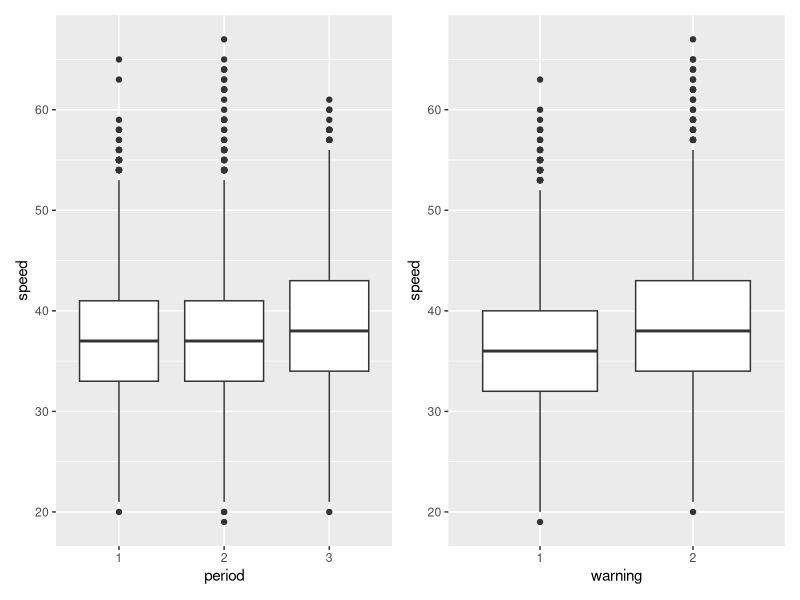
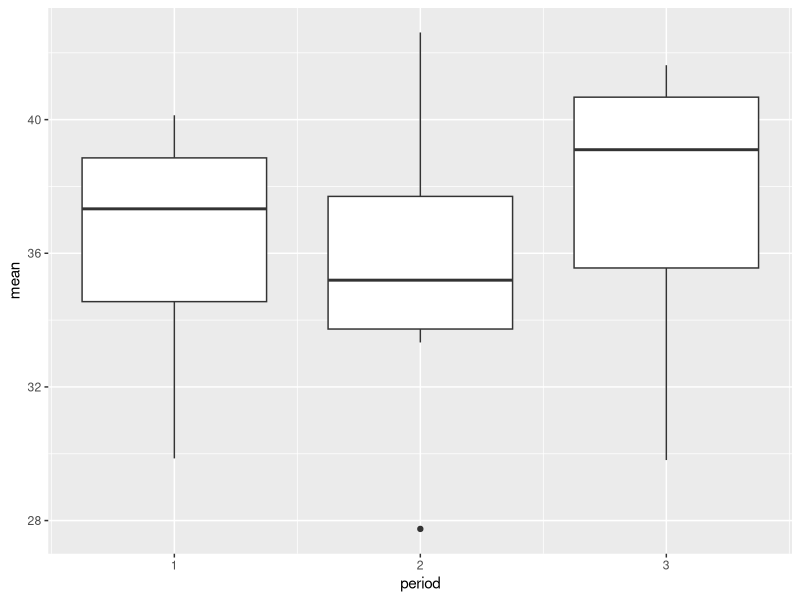
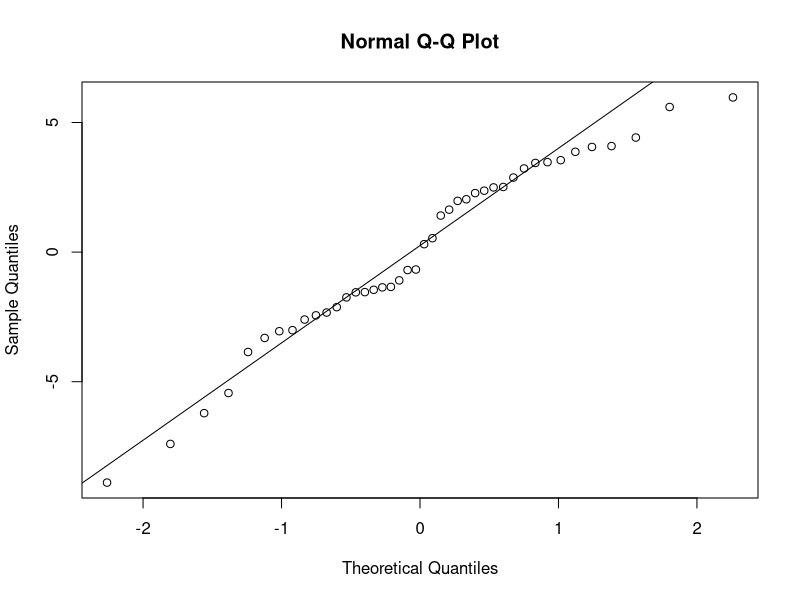
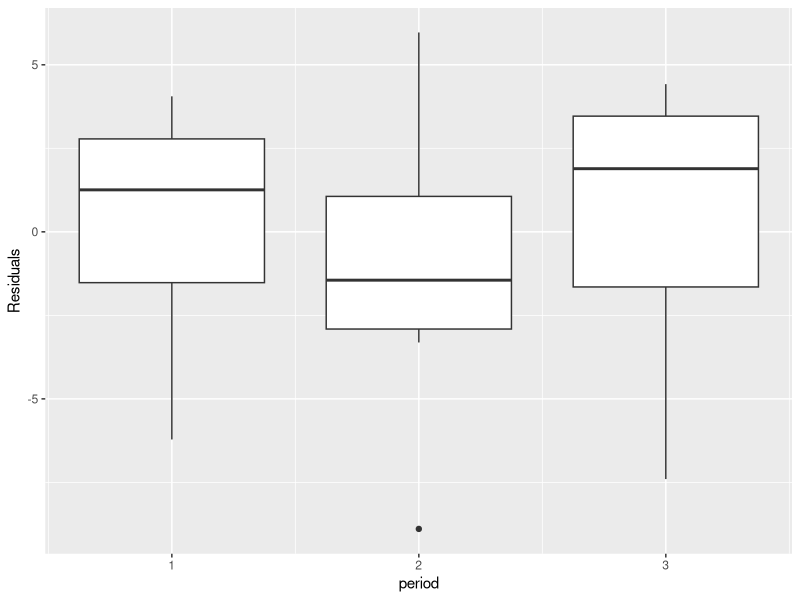

Generate these figures, in order, with R:
### Stats with R Exercise sheet 6

##########################
# ANOVA
##########################

## This exercise sheet contains the exercises that you will need to complete and 
## submit by 23:55 on Sunday, December 12. Write the code below the questions. 
## If you need to provide a written answer, comment this out using a hashtag (#). 
## Submit your homework via cms

## Please write below your (and your teammates) name, matriculation number. 

## Team: 31
## Name:Senorita Rodricks
## Matriculation number: 7015445
## Name:Shahana Mogal
## Matriculation number: 7015588
## Name:Sneha Mariam Sam
## Matriculation number: 7015831

###########################################################################################



#######################
### Exercise 1: Preparation
#######################

library(boot)
library(ggplot2)
library(dplyr)
library(car)

# This time we will be working with the "amis" data frame (package 'boot') that has 
# 8437 rows and 4 columns.

# In a study into the effect that warning signs have on speeding patterns, 
# Cambridgeshire County Council considered 14 pairs of locations. The locations were 
# paired to account for factors such as traffic, volume and type of road. One site in 
# each pair had a sign erected warning of the dangers of speeding and asking drivers 
# to slow down. No action was taken at the second site. Three sets of measurements 
# were taken at each site. 
# Each set of measurements was nominally of the speeds of 100 cars but not all sites 
# have exactly 100 measurements. These speed measurements were taken before the 
# erection of the sign, shortly after the erection of the sign, and again after 
# the sign had been in place for some time.

## a) For the further reference please use ?amis. 
## It may take some time to understand the dataset. 

?amis

## b) Load the dataset, store it into a variable called "data", and briefly inspect it. 
## Feel free to make some plots and calculate some statistics in order to understand 
## the data.

data <- amis
glimpse(data)
t.test(speed~warning, data=data)

## c) All our columns have numeric type. Convert the categorical columns to factors.

data$warning <- factor(data$warning)
data$period <- factor(data$period)
data$pair <- factor(data$pair)

str(data)

## d) Plot boxplots for the distribution of `speed` for each of the `period` values 
## (before, immediately after and after some time). Build 2 plots (each containing 3 
## boxplots) side by side depending on the `warning` variable.
## (For all plots here and below please use ggplot)

install.packages('patchwork') #because par() does not work with ggplot2 package
library(patchwork)

#DOUBT

plot1 <- ggplot(data) +
  geom_boxplot(aes(period, speed))

plot2 <- ggplot(data) +
  geom_boxplot(aes(warning, speed))

#plot3 <- ggplot(data) +
#  geom_boxplot(aes(period, warning))

plot1 + plot2

## e) What can you conclude looking at the plots? What can you say about people's 
## behaviour in different periods: before, immediately after and after some time?

## Looking at the plots, we see that there was not much of a change between the period before
## erecting the warning signs and immediately after erecting the warning signs. But after a while,
## it seems that the speed has been increasing.

## f) What are your ideas about why the data with warning==2 (sites where no sign was 
## erected) was collected?

## For places without a warning sign (warning==2), the speed has been relatively higher compared
## to the locations with the warning sign, i.e. the people have become more aware of reducing their
## speed when seeing a warning sign.

#######################
### Exercise 2: 1-way ANOVA
#######################

## a) First let's create a new data frame which will be used for all exercise 2.
## For the 1-way ANOVA we will be working with a subset of `amis` using only the 
## data for sites where warning signs were erected, which corresponds to warning==1. 
## Therefore first subset your data to filter out warning==2 and then apply group_by() and summarize() 
## to average "speed" over each "pair" and "period". 
## Assign this new data frame to the variable casted_data.

data_sub <- subset(amis, warning==1, select=c(speed, period, pair, warning))

casted_data <- data_sub %>%
  group_by(pair, period) %>%
  summarize(mean = mean(speed, na.rm = TRUE))
casted_data

## b) Build boxplots of the average speed depending on "period".

ggplot(casted_data) +
  geom_boxplot(aes(period, mean, group=period))

## c) Looking at the boxplots, is there a difference between the periods?

# Yes, both the ranges as well as the means for the periods differ. Also, there is an 
# outlier for period #2.

## d) Now we are ready to perform 1-way ANOVA: please use the function aov() on the 
## speed depending on the period and assign the result to aov1way
aov1way <- aov(mean ~ period, data = casted_data)

## Before we interpret the results, let's check the ANOVA assumptions and whether 
## they are violated or not and why.

## e) Independence assumption
## (Figure out the best way to check this assumption and give a detailed justified 
## answer to whether it is violated or not.)

# There is no formal test to verify the independence assumption. In order to check whether 
# it is satisfied, the data collection method needs to be analysed. From the data collection,
# it is obvious that each sample is independent of the other and hence there is independence
# of observations within groups. Similarly, there is independence between groups.

## f) Normality of residuals
##  First add the residuals to your casted data set, you find them in model$residuals
##  next, make a qqplot (using qqnorm() or geom_qq() ina ggplot) for the residuals and 
##  run the shapiro wilk test.

casted_data$Residuals<-aov1way$residuals

qqnorm(casted_data$Residuals)
qqline(casted_data$Residuals)

shapiro.test(casted_data$Residuals)


## g) What do you conclude from your results in f?

# From the shapiro-wilk normality test, we can see that the p-value is 0.01798 which
# is sufficiently large, which is greater than the alpha of 0.05. Hence, the null hypothesis is
# accepted which states that the data is normally distributed. From the Q-Q plot, we can say the same.


## h) Homogeneity of variance of residuals
##  First, plot the residuals by period (boxplots) to see whether variance differs between groups
##  Next, run Levene's test using the function leveneTest() (from library car) with the same syntax
##  as aov(). It indicates whether the variance is significantly different between groups (= not
##  homogeneous).

ggplot(casted_data) +
  geom_boxplot(aes(period, Residuals, group=period))


leveneTest(casted_data$mean, casted_data$period)

## i) What do you conclude from your results in h?

# The p-value for the Levene's test is 0.8383, which is larger than that of the alpha (0.05). 
# This means that the null hypothesis can't be rejected (null hyp. is that the variance between groups is same).


## j) Now we turn to the results. Look at the summary of aov1way
summary(aov1way)

## k) State your conclusion
#Instead of getting information for each coefficient, we get information for each factor. 
#Here in this case, we have the summary for the factor 'period' and the residuals (i.e. difference between mean and entered value)

## l) Please do pairwise t-tests of the same variables as in d) using pairwise.t.test().
pairwise.t.test(casted_data$mean, casted_data$period)

## m) Try to use no adjustment for pairwise testing and then the Bonferroni correction.
pairwise.t.test(casted_data$mean, casted_data$period,p.adjust.method = "none")

pairwise.t.test(casted_data$mean, casted_data$period,p.adjust.method = "bonferroni")

## n) If the results change  in m, why do they? What does Bonferroni correction do?
# The results change in m because because the 2 test are run without and with correction (Bonferroni) respectively.  
# In the Bonferroni correction, p-values are multiplied by the number of comparisons.


#######################
### Exercise 3: 2-way ANOVA
#######################
## a) Now we want to analyze the influence of 2 categorical variables 
## (period and warning) on the speed.
## So let's turn back to our initial dataset amis (not its subset with warning==1).
## First, we need to average the speed over each `pair`, `warning` and `period
## Cast your data again and assign the results to casted_data2.
casted_data2 <- amis %>%
  group_by(pair,warning, period) %>%
  summarize(mean = mean(speed, na.rm = TRUE))


## b) State the main difference between the applicability of 1-way and 2-way ANOVA.
#The main difference between the applicability of 1-way and 2-way ANOVA is that 
#in 1-way ANOVA there is only 1 independent variable used  and in 2-way ANOVA there are multiple independent variables used.


## c) Do you think, we need to include an interaction term in the ANOVA?
#Yes we can include an interaction term in the ANOVA

## e) Now apply the 2-way ANOVA: please use the function aov() with mean speed as the
## dependent variable, period and warning as predictor (independent) variables and depending on your
## answer in c) either including an interaction term, or not.
aov2way <- aov(mean ~ period * warning, data = casted_data2)

## f) Report the p-values and interpret the results in detail. Properly formulate the findings
##  with regard to the research question!

summary(aov2way)[[1]][["Pr(>F)"]][1]

#p value = 0.1834544

